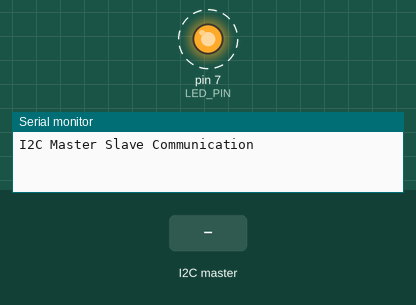
Recording of a sketch running on a simulated Arduino Uno, built with avr-gcc and run on an emulated ATmega328P. On the bench: output pins drawn as LEDs (lit = HIGH), the last lines printed to the serial monitor. Dashed ring = blinking. Inputs (shaded band) come from the test bench.

Above: at 1.27 s.
1.3 s: the I2C master sends the byte 90
At 2.0 s:
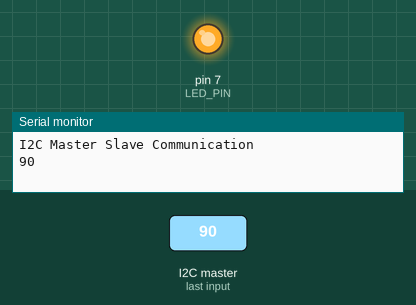
At 2.8 s:
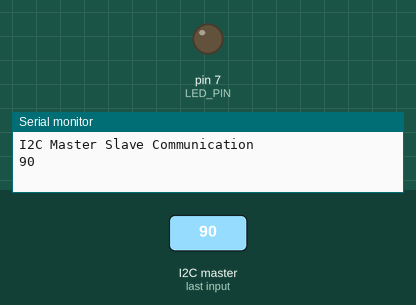
Timing chart, 0 to 10.3 s (numbered marks = the images above; inputs shaded):
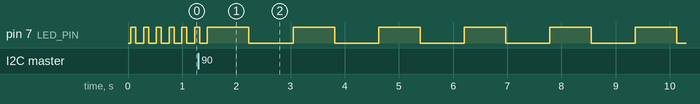

Measured:
- by itself, pin 7 (LED_PIN): repeats every 1.6 s: HIGH 0.77 s, LOW 0.82 s

The sketch:

Slave.ino
```cpp
// Include Wire library for I2C
#include<Wire.h>

// Define Slave I2C adress
#define SLAVE_ADDR 9

// Define LED pin
int LED_PIN = 7;

// Variable for recieved data
int rd;

// Variable for Blink Rate
int br;

void setup() {
  pinMode(LED_PIN, OUTPUT);
  // Initialize I2C Communication at Slave
  Wire.begin(SLAVE_ADDR);
  //Function to run when data recieved from master
  Wire.onReceive(recieveEvent);
  // Setup Serial Monitor
  Serial.begin(9600);
  Serial.println("I2C Master Slave Communication");
}

void recieveEvent(){
  // Read one character from I2C
  rd = Wire.read();
  // Print value of incomming data
  Serial.println(rd);

}

void loop() {
  delay(50);

  // Calculate blink value
  br = map(rd, 1, 255, 100, 2000);
  digitalWrite(LED_PIN, HIGH);
  delay(br);
  digitalWrite(LED_PIN, LOW);
  delay(br);
}
```
